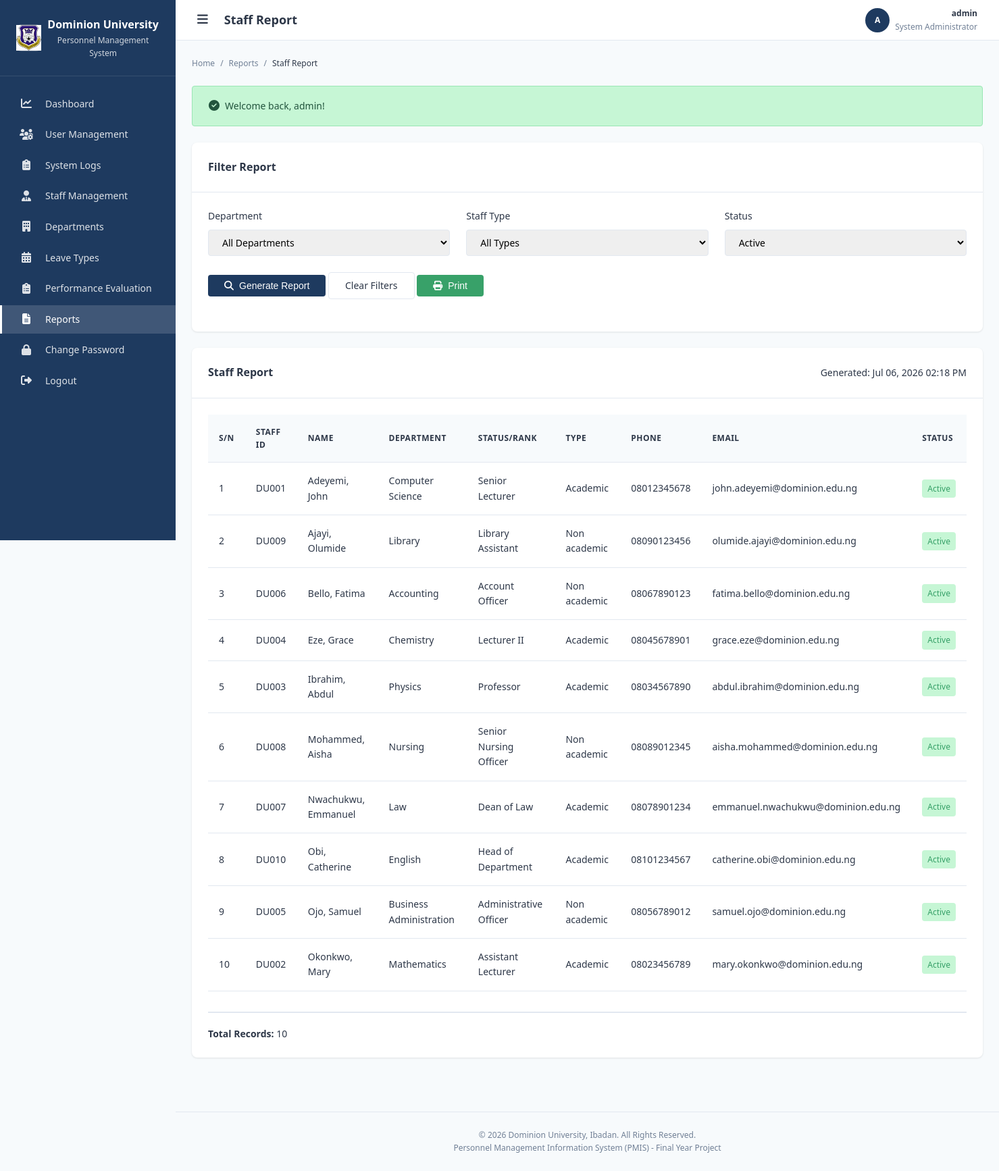
The app's page /modules/reports/staff.php (signed in) with its own data.
### tables this page shows
CREATE TABLE staff (
    id INT AUTO_INCREMENT PRIMARY KEY,
    staff_id VARCHAR(50) NOT NULL UNIQUE COMMENT 'Unique staff identification number',
    first_name VARCHAR(100) NOT NULL,
    last_name VARCHAR(100) NOT NULL,
    middle_name VARCHAR(100),
    gender ENUM('Male', 'Female', 'Other') NOT NULL,
    date_of_birth DATE,
    marital_status ENUM('Single', 'Married', 'Divorced', 'Widowed'),
    address TEXT,
    phone VARCHAR(20),
    email VARCHAR(100),
    next_of_kin VARCHAR(200),
    height VARCHAR(10),
    qualification VARCHAR(255),
    department_id INT,
    rank VARCHAR(100) COMMENT 'Job title/designation',
    employment_condition ENUM('Permanent', 'Contract', 'Temporary', 'Part-time') DEFAULT 'Permanent',
    date_recruited DATE,
    reason TEXT COMMENT 'Reason for employment/remarks',
    basic_salary DECIMAL(12, 2),
    staff_type ENUM('academic', 'non_academic') NOT NULL,
    passport_photo VARCHAR(255) COMMENT 'Path to passport photo',
    status ENUM('active', 'inactive', 'suspended') DEFAULT 'active',
    created_at TIMESTAMP DEFAULT CURRENT_TIMESTAMP,
    updated_at TIMESTAMP DEFAULT CURRENT_TIMESTAMP ON UPDATE CURRENT_TIMESTAMP,
    
     
    FOREIGN KEY (department_id) REFERENCES departments(id) ON DELETE SET NULL ON UPDATE CASCADE,
    
     
    INDEX idx_staff_id (staff_id),
    INDEX idx_staff_name (last_name, first_name),
    INDEX idx_staff_type (staff_type),
    INDEX idx_staff_status (status),
    INDEX idx_staff_dept (department_id)
);

CREATE TABLE departments (
    id INT AUTO_INCREMENT PRIMARY KEY,
    department_name VARCHAR(100) NOT NULL,
    department_code VARCHAR(20) UNIQUE,
    hod_staff_id INT NULL,
    description TEXT,
    created_at TIMESTAMP DEFAULT CURRENT_TIMESTAMP,
    updated_at TIMESTAMP DEFAULT CURRENT_TIMESTAMP ON UPDATE CURRENT_TIMESTAMP,
    INDEX idx_dept_name (department_name),
    INDEX idx_dept_code (department_code)
);

### includes/role_check.php (called while the page is built, shortened)
<?php
function getStatusBadgeClass($status) {
    $classes = [
        'active' => 'badge-success',
        'inactive' => 'badge-danger',
        'pending' => 'badge-warning',
        'approved' => 'badge-success',
        'rejected' => 'badge-danger',
        'suspended' => 'badge-warning',
        'hod_approved' => 'badge-info',
        'hod_rejected' => 'badge-danger',
        'dean_approved' => 'badge-info',
        'dean_rejected' => 'badge-danger'
    ];
    return $classes[$status] ?? 'badge-default';
}

### modules/reports/staff.php (the view, shortened to what this page needs)
<?php
require_once '../../includes/functions.php';
require_once '../../includes/role_check.php';
$statusFilter = $_GET['status'] ?? 'active';
$sql = "
    SELECT s.*, d.department_name
    FROM staff s
    LEFT JOIN departments d ON s.department_id = d.id
    WHERE 1=1
";
$params = [];
if (!empty($statusFilter)) {
    $sql .= " AND s.status = :status";
    $params[':status'] = $statusFilter;
}
$sql .= " ORDER BY s.last_name, s.first_name";
$stmt = $pdo->prepare($sql);
$stmt->execute($params);
$staffList = $stmt->fetchAll();
require_once '../../includes/header.php';
require_once '../../includes/sidebar.php';
?>
<div class="card mb-3">
    <div class="card-header">
        <h3 class="card-title">Filter Report</h3>
    </div>
    <div class="card-body">
        <form method="GET" action="">
            <div class="form-row">
                <div class="form-group">
                    <label class="form-label">Department</label>
                    <select name="department" class="form-control">
                        <option value="">All Departments</option>
                    </select>
                </div>
                <div class="form-group">
                    <label class="form-label">Staff Type</label>
                    <select name="type" class="form-control">
                        <option value="">All Types</option>
                    </select>
                </div>
                <div class="form-group">
                    <label class="form-label">Status</label>
                    <select name="status" class="form-control">
                        <option value="active" <?php echo ($statusFilter == 'active') ? 'selected' : ''; ?>>Active</option>
                    </select>
                </div>
            </div>
            <div class="form-group">
                <button type="submit" class="btn btn-primary"><i class="fas fa-search"></i> Generate Report</button>
                <a href="staff.php" class="btn btn-outline">Clear Filters</a>
                <button type="button" class="btn btn-success" onclick="window.print()"><i class="fas fa-print"></i> Print</button>
            </div>
        </form>
    </div>
</div>
<div class="card">
    <div class="card-header">
        <h3 class="card-title">Staff Report</h3>
        <span class="text-muted">Generated: <?php echo date('M d, Y h:i A'); ?></span>
    </div>
    <div class="card-body">
        <?php if (!empty($staffList)): ?>
            <div class="table-container">
                <table class="data-table" id="reportTable">
                    <thead>
                        <tr>
                            <th>S/N</th>
                            <th>Staff ID</th>
                            <th>Name</th>
                            <th>Department</th>
                            <th>Status/Rank</th>
                            <th>Type</th>
                            <th>Phone</th>
                            <th>Email</th>
                            <th>Status</th>
                        </tr>
                    </thead>
                    <tbody>
                        <?php $sn = 1; foreach ($staffList as $staff): ?>
                            <tr>
                                <td><?php echo $sn++; ?></td>
                                <td><?php echo escapeOutput($staff['staff_id']); ?></td>
                                <td><?php echo escapeOutput($staff['last_name'] . ', ' . $staff['first_name']); ?></td>
                                <td><?php echo escapeOutput($staff['department_name'] ?? 'N/A'); ?></td>
                                <td><?php echo escapeOutput($staff['rank']); ?></td>
                                <td><?php echo ucfirst(str_replace('_', ' ', $staff['staff_type'])); ?></td>
                                <td><?php echo escapeOutput($staff['phone'] ?? 'N/A'); ?></td>
                                <td><?php echo escapeOutput($staff['email'] ?? 'N/A'); ?></td>
                                <td>
                                    <span class="badge <?php echo getStatusBadgeClass($staff['status']); ?>">
                                        <?php echo ucfirst($staff['status']); ?>
                                    </span>
                                </td>
                            </tr>
                        <?php endforeach; ?>
                    </tbody>
                </table>
            </div>
            <div class="report-summary" style="margin-top: 30px; padding-top: 20px; border-top: 2px solid #e2e8f0;">
                <p><strong>Total Records:</strong> <?php echo count($staffList); ?></p>
            </div>
        <?php else: ?>
            <p class="text-center text-muted">No staff found matching the criteria</p>
        <?php endif; ?>
    </div>
</div>
<?php require_once '../../includes/footer.php'; ?>

### assets/css/style.css (style rules this page uses)
:root { --primary-color: #1e3a5f; --primary-dark: #152a45; --primary-light: #2c5282; --secondary-color: #2d5a87; --accent-color: #3182ce; --bg-color: #f7fafc; --card-bg: #ffffff; --text-color: #2d3748; --text-muted: #718096; --border-color: #e2e8f0; --success-color: #38a169; --success-bg: #c6f6d5; --danger-color: #e53e3e; --danger-bg: #fed7d7; --warning-color: #d69e2e; --warning-bg: #fefcbf; --info-color: #3182ce; --info-bg: #bee3f8; --font-family: 'Segoe UI', Tahoma, Geneva, Verdana, sans-serif; --font-size-base: 14px; --font-size-sm: 12px; --font-size-lg: 16px; --font-size-xl: 18px; --font-size-2xl: 24px; --spacing-xs: 4px; --spacing-sm: 8px; --spacing-md: 16px; --spacing-lg: 24px; --spacing-xl: 32px; --radius-sm: 4px; --radius-md: 8px; --radius-lg: 12px; --shadow-sm: 0 1px 3px rgba(0, 0, 0, 0.1); --shadow-md: 0 4px 6px rgba(0, 0, 0, 0.1); --shadow-lg: 0 10px 15px rgba(0, 0, 0, 0.1); --sidebar-width: 260px; --sidebar-collapsed: 70px; --header-height: 60px; }
* { margin: 0; padding: 0; box-sizing: border-box; }
html { font-size: var(--font-size-base); }
body { font-family: var(--font-family); background-color: var(--bg-color); color: var(--text-color); line-height: 1.6; min-height: 100vh; }
a { text-decoration: none; color: var(--accent-color); transition: color 0.2s; }
.card { background: var(--card-bg); border-radius: var(--radius-md); box-shadow: var(--shadow-sm); margin-bottom: var(--spacing-lg); }
.card-header { padding: var(--spacing-lg); border-bottom: 1px solid var(--border-color); display: flex; align-items: center; justify-content: space-between; }
.card-title { font-size: var(--font-size-lg); font-weight: 600; color: var(--text-color); }
.card-body { padding: var(--spacing-lg); }
.table-container { overflow-x: auto; }
.data-table { width: 100%; border-collapse: collapse; }
.data-table th, .data-table td { padding: var(--spacing-md); text-align: left; border-bottom: 1px solid var(--border-color); }
.data-table th { background: var(--bg-color); font-weight: 600; color: var(--text-color); font-size: var(--font-size-sm); text-transform: uppercase; letter-spacing: 0.5px; }
.form-group { margin-bottom: var(--spacing-lg); }
.form-label { display: block; margin-bottom: var(--spacing-sm); font-weight: 500; color: var(--text-color); }
.form-control { width: 100%; padding: var(--spacing-sm) var(--spacing-md); border: 1px solid var(--border-color); border-radius: var(--radius-sm); font-size: var(--font-size-base); font-family: inherit; transition: border-color 0.2s, box-shadow 0.2s; }
select.form-control { cursor: pointer; }
.form-row { display: grid; grid-template-columns: repeat(auto-fit, minmax(200px, 1fr)); gap: var(--spacing-lg); }
.btn { display: inline-flex; align-items: center; justify-content: center; gap: var(--spacing-sm); padding: var(--spacing-sm) var(--spacing-lg); border: none; border-radius: var(--radius-sm); font-size: var(--font-size-base); font-weight: 500; cursor: pointer; transition: all 0.2s; text-decoration: none; }
.btn-primary { background: var(--primary-color); color: #fff; }
.btn-success { background: var(--success-color); color: #fff; }
.btn-outline { background: transparent; border: 1px solid var(--border-color); color: var(--text-color); }
.badge { display: inline-block; padding: var(--spacing-xs) var(--spacing-sm); border-radius: var(--radius-sm); font-size: var(--font-size-sm); font-weight: 500; }
.badge-success { background: var(--success-bg); color: var(--success-color); }
.mb-3 { margin-bottom: var(--spacing-lg); }

### records on screen
staff: staff "DU001", last_name+first_name "Adeyemi, John", department.department_name "Computer Science", rank "Senior Lecturer", staff_type "Academic", phone "08012345678", email "john.adeyemi@dominion.edu.ng", status "Active"
staff: staff "DU009", last_name+first_name "Ajayi, Olumide", department.department_name "Library", rank "Library Assistant", staff_type "Non academic", phone "08090123456", email "olumide.ajayi@dominion.edu.ng", status "Active"
staff: staff "DU006", last_name+first_name "Bello, Fatima", department.department_name "Accounting", rank "Account Officer", staff_type "Non academic", phone "08067890123", email "fatima.bello@dominion.edu.ng", status "Active"
staff: staff "DU004", last_name+first_name "Eze, Grace", department.department_name "Chemistry", rank "Lecturer II", staff_type "Academic", phone "08045678901", email "grace.eze@dominion.edu.ng", status "Active"
staff: staff "DU003", last_name+first_name "Ibrahim, Abdul", department.department_name "Physics", rank "Professor", staff_type "Academic", phone "08034567890", email "abdul.ibrahim@dominion.edu.ng", status "Active"
staff: staff "DU008", last_name+first_name "Mohammed, Aisha", department.department_name "Nursing", rank "Senior Nursing Officer", staff_type "Non academic", phone "08089012345", email "aisha.mohammed@dominion.edu.ng", status "Active"
staff: staff "DU007", last_name+first_name "Nwachukwu, Emmanuel", department.department_name "Law", rank "Dean of Law", staff_type "Academic", phone "08078901234", email "emmanuel.nwachukwu@dominion.edu.ng", status "Active"
staff: staff "DU010", last_name+first_name "Obi, Catherine", department.department_name "English", rank "Head of Department", staff_type "Academic", phone "08101234567", email "catherine.obi@dominion.edu.ng", status "Active"
staff: staff "DU005", last_name+first_name "Ojo, Samuel", department.department_name "Business Administration", rank "Administrative Officer", staff_type "Non academic", phone "08056789012", email "samuel.ojo@dominion.edu.ng", status "Active"
staff: staff "DU002", last_name+first_name "Okonkwo, Mary", department.department_name "Mathematics", rank "Assistant Lecturer", staff_type "Academic", phone "08023456789", email "mary.okonkwo@dominion.edu.ng", status "Active"

### other values on screen
escapeOutput($pageTitle) "Staff Report"
$currentUserInitials "A"
escapeOutput($currentUserName) "admin"
escapeOutput($currentUserRole) "System Administrator"
escapeOutput($name) "Reports"
escapeOutput($name) "Staff Report"
escapeOutput($msg['message']) "Welcome back, admin!"
count($staffList) "10"
